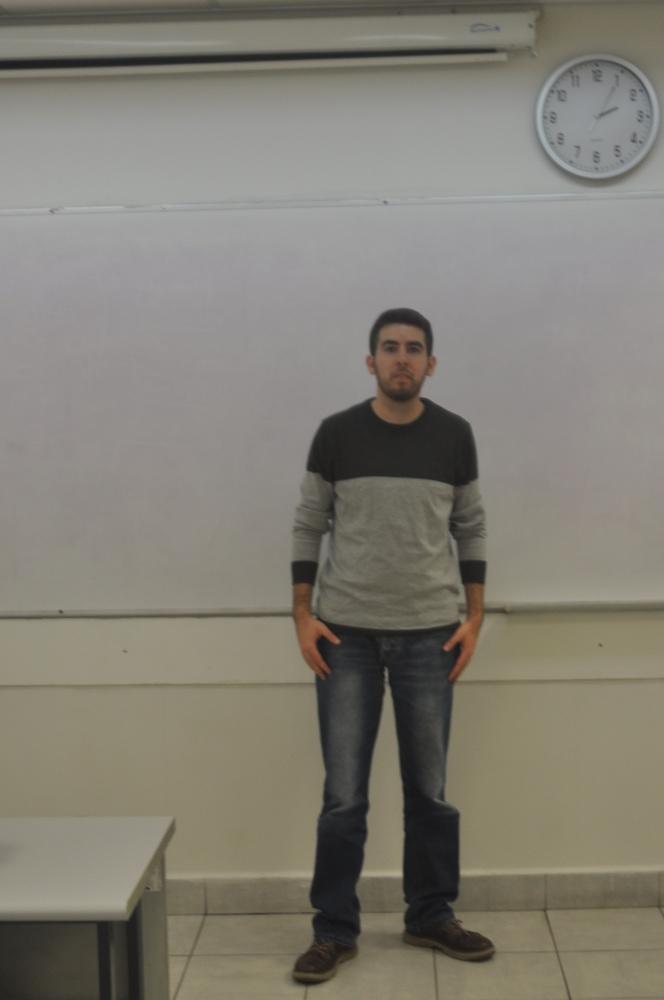
#> input picture images/DSC_0053.JPG, 664 x 1000 px, shrunk from 2848 x 4288 before the run
$ python detect_people.py images/DSC_0053.JPG
#> lines starting #> are read from the running program, lines starting #| are printed output that depends on the picture; after the words box and inside, x2 and y2 are one past the last pixel; in counts of white or black regions, pixels touching at a corner belong together
'''
example to detect upright people in images using HOG features
Usage:
peopledetect.py <image_names>
Press any key to continue, ESC to stop.
'''

# Python 2/3 compatibility
from __future__ import print_function

import numpy as np
import cv2 as cv


def inside(r, q):
    rx, ry, rw, rh = r
    qx, qy, qw, qh = q
    return rx > qx and ry > qy and rx + rw < qx + qw and ry + rh < qy + qh


def draw_detections(img, rects, thickness = 1):
    for x, y, w, h in rects:
        # the HOG detector returns slightly larger rectangles than the real objects.
        # so we slightly shrink the rectangles to get a nicer output.
        pad_w, pad_h = int(0.15*w), int(0.05*h)
        cv.rectangle(img, (x+pad_w, y+pad_h), (x+w-pad_w, y+h-pad_h), (0, 255, 0), thickness)


def main():
    import sys
    from glob import glob
    import itertools as it

    hog = cv.HOGDescriptor()
    hog.setSVMDetector( cv.HOGDescriptor_getDefaultPeopleDetector() )

    default = [cv.samples.findFile('basketball2.png')] if len(sys.argv[1:]) == 0 else []

    for fn in it.chain(*map(glob, default + sys.argv[1:])):
        print(fn, ' - ',)
        try:
            img = cv.imread(fn)
#> img is the input picture: shape (1000, 664, 3); mean B, G, R 116, 126.2, 129.8
            if img is None:
                print('Failed to load image file:', fn)
                continue
        except:
            print('loading error')
            continue

        found, _w = hog.detectMultiScale(img, winStride=(8,8), padding=(32,32), scale=1.05)
#> found = [[624, 38, 40, 153], [190, 229, 401, 771]]
        found_filtered = []
        for ri, r in enumerate(found):
            for qi, q in enumerate(found):
                if ri != qi and inside(r, q):
                    break
            else:
                found_filtered.append(r)
#> this loop made 2 passes
#> ri on passes 1 to 2: 0, 1
#> after the loop, found_filtered = [[624, 38, 40, 153], [190, 229, 401, 771]]
        draw_detections(img, found)
#> the loop in draw_detections, `for x, y, w, h in rects:` made 2 passes
#> (x, y, w, h, pad_w, pad_h) on passes 1 to 2: (624, 38, 40, 153, 6, 7), (190, 229, 401, 771, 60, 38)
#> after the loop in draw_detections, `for x, y, w, h in rects:`:
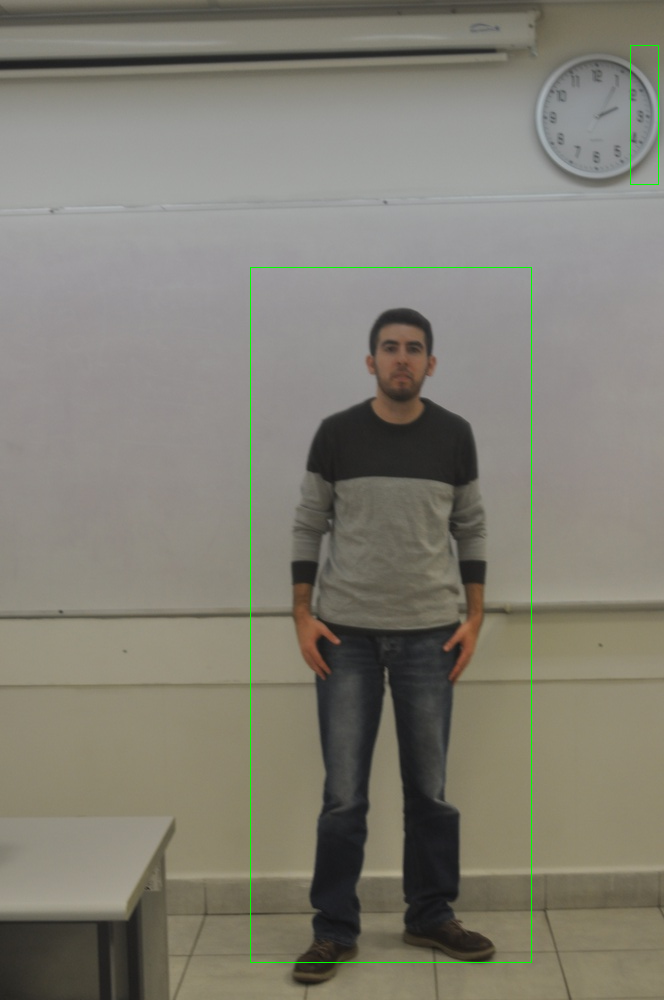
#> img: shape (1000, 664, 3); 0.34% of pixels changed, all inside (x1, y1, x2, y2) = (250, 45, 659, 963)
        draw_detections(img, found_filtered, 3)
#> call 2 of draw_detections, with thickness = 3
#> the loop in draw_detections (call 2), `for x, y, w, h in rects:` made 2 passes
#> after the loop in draw_detections (call 2), `for x, y, w, h in rects:`:
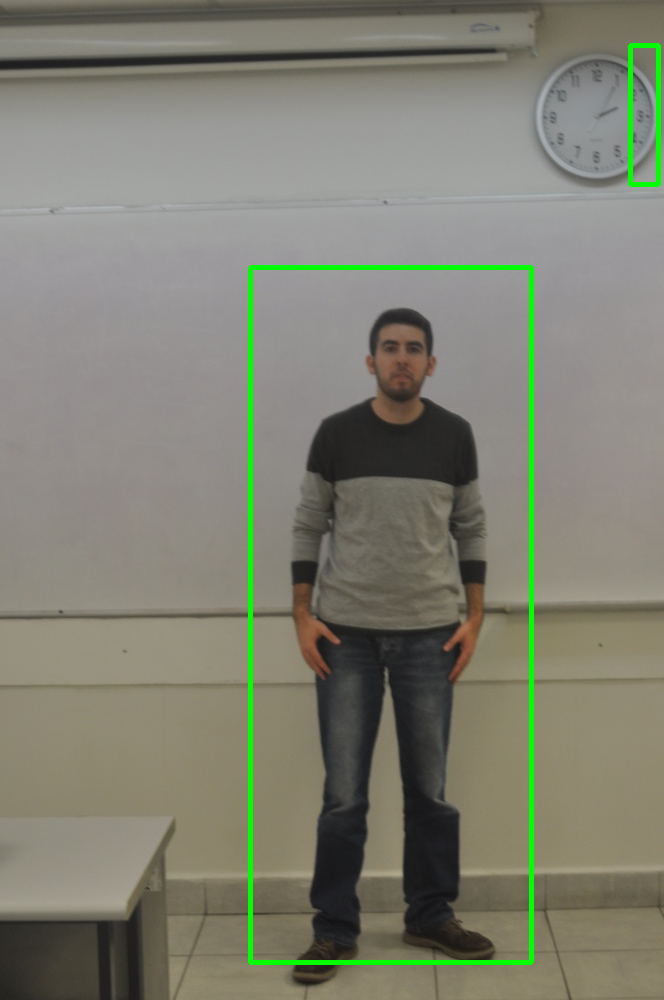
#> img: shape (1000, 664, 3); 1.37% of pixels changed, all inside (x1, y1, x2, y2) = (248, 43, 661, 965)
        print('%d (%d) found' % (len(found_filtered), len(found)))
#| 2 (2) found
        cv.imshow('img', img)
        ch = cv.waitKey()
#> (key Esc is pressed here)
        if ch == 27:
            break

    print('Done')


if __name__ == '__main__':
    print(__doc__)
    main()
    cv.destroyAllWindows()

$ run again, on images/DSC_0055.JPG
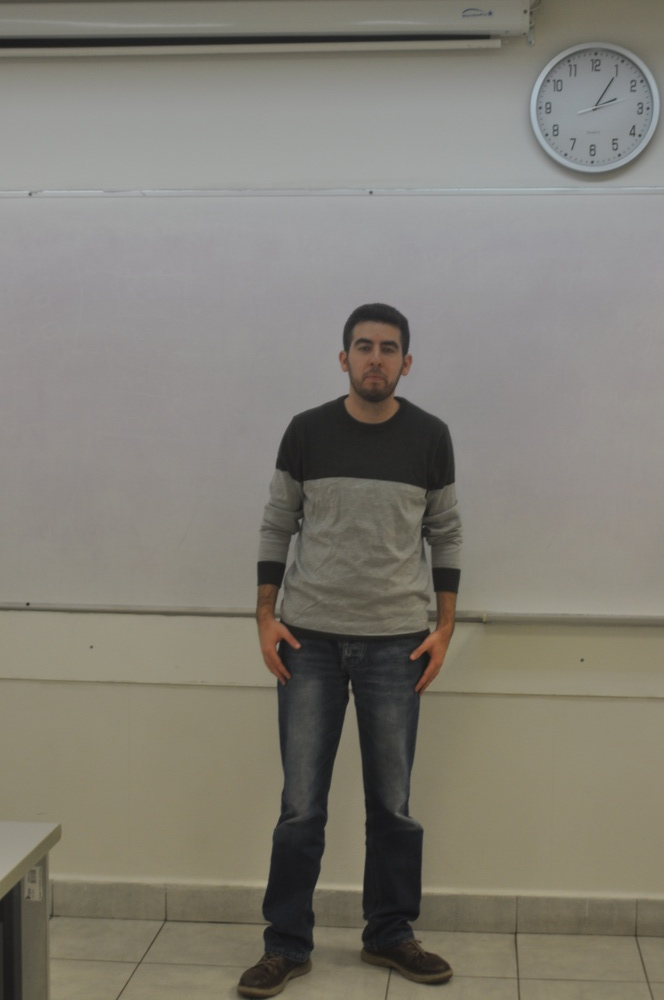
#> input picture images/DSC_0055.JPG, 664 x 1000 px, shrunk from 2848 x 4288 before the run
#> in main, img is the input picture: shape (1000, 664, 3); mean B, G, R 116.2, 125.8, 129.2
#> found = [[154, 222, 415, 778]]
#> the loop in main, `for ri, r in enumerate(found):` made 1 pass
#> (ri, r) on pass 1: (0, [154, 222, 415, 778])
#> the loop in draw_detections, `for x, y, w, h in rects:` made 1 pass
#> (x, y, w, h, pad_w, pad_h) on pass 1: (154, 222, 415, 778, 62, 38)
#> after the loop in draw_detections, `for x, y, w, h in rects:`:
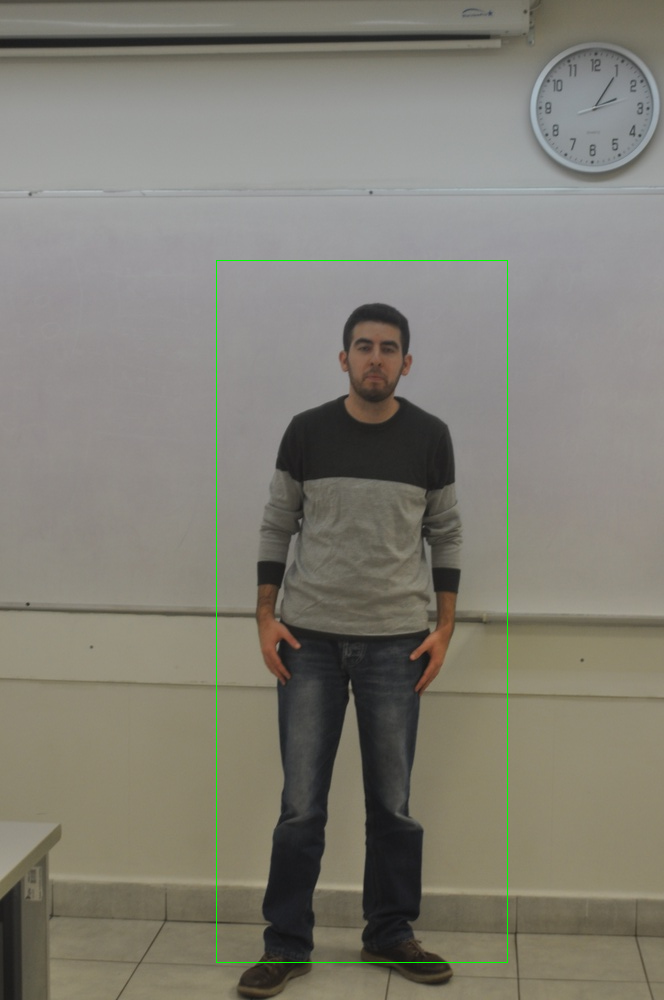
#> img: shape (1000, 664, 3); 0.3% of pixels changed, all inside (x1, y1, x2, y2) = (216, 260, 508, 963)
#> the loop in draw_detections (call 2), `for x, y, w, h in rects:` made 1 pass
#> after the loop in draw_detections (call 2), `for x, y, w, h in rects:`:
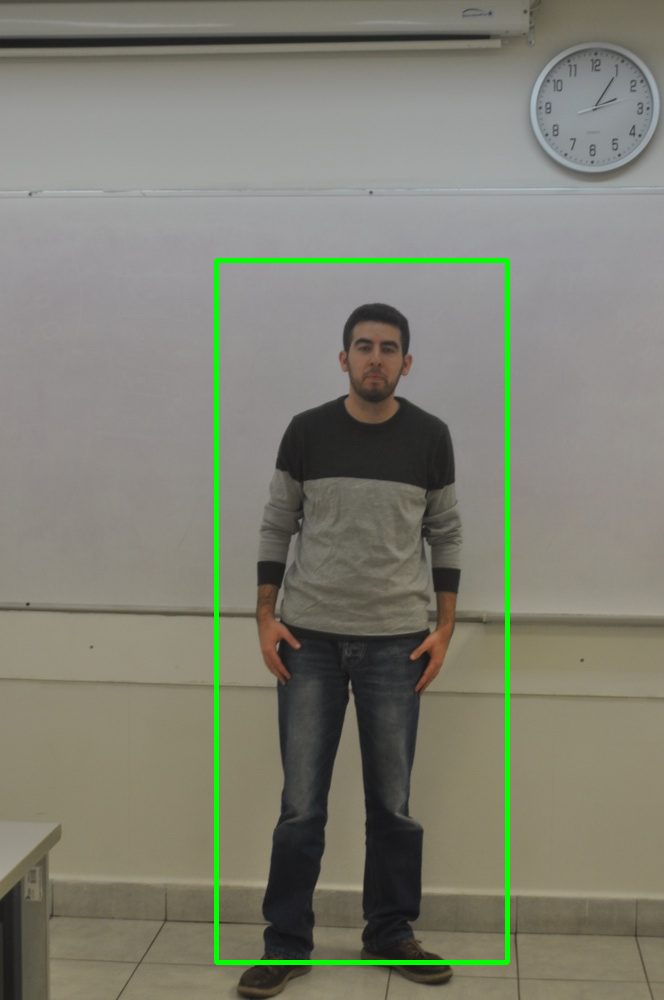
#> img: shape (1000, 664, 3); 1.19% of pixels changed, all inside (x1, y1, x2, y2) = (214, 258, 510, 965)
#| 1 (1) found

$ run again, on images/DSC_0056.JPG
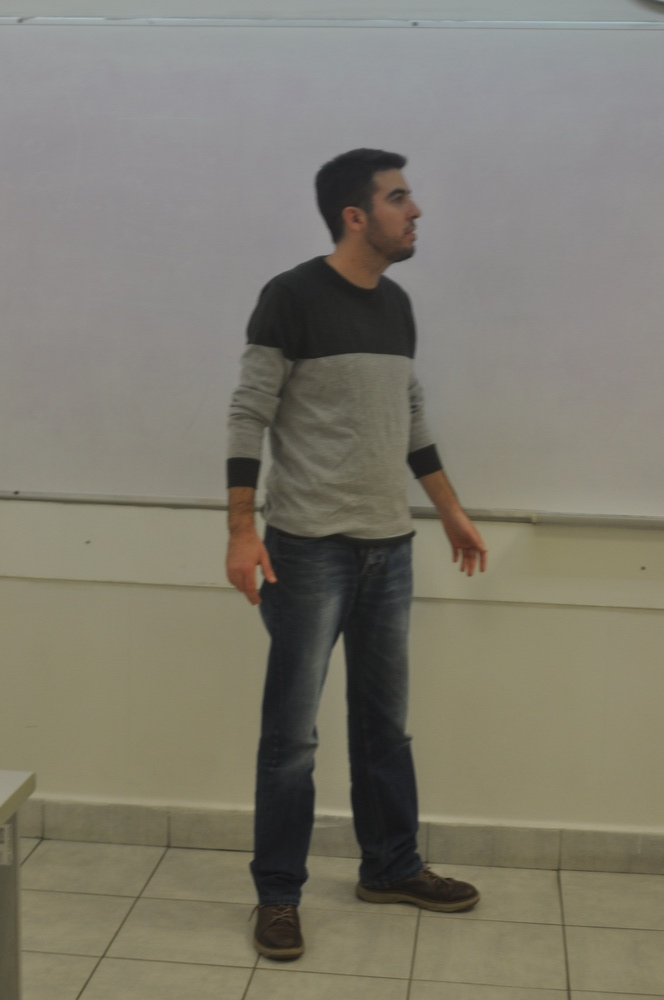
#> input picture images/DSC_0056.JPG, 664 x 1000 px, shrunk from 2848 x 4288 before the run
#> in main, img is the input picture: shape (1000, 664, 3); mean B, G, R 110.1, 122.7, 126.2
#> found = [[127, 154, 422, 844]]
#> the loop in main, `for ri, r in enumerate(found):` made 1 pass
#> (ri, r) on pass 1: (0, [127, 154, 422, 844])
#> the loop in draw_detections, `for x, y, w, h in rects:` made 1 pass
#> (x, y, w, h, pad_w, pad_h) on pass 1: (127, 154, 422, 844, 63, 42)
#> after the loop in draw_detections, `for x, y, w, h in rects:`:
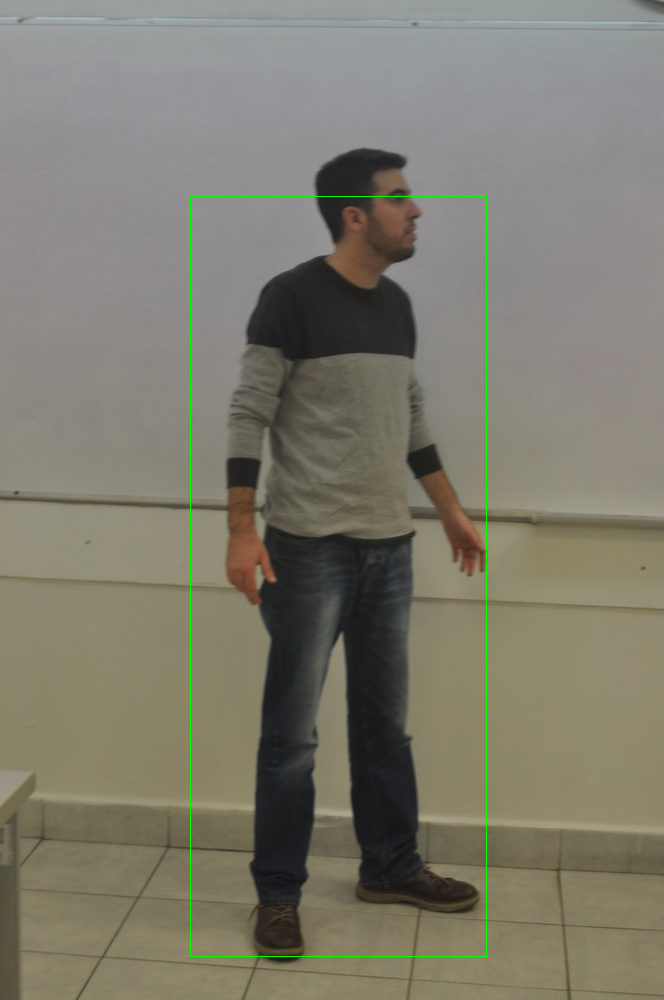
#> img: shape (1000, 664, 3); 0.32% of pixels changed, all inside (x1, y1, x2, y2) = (190, 196, 487, 957)
#> the loop in draw_detections (call 2), `for x, y, w, h in rects:` made 1 pass
#> after the loop in draw_detections (call 2), `for x, y, w, h in rects:`:
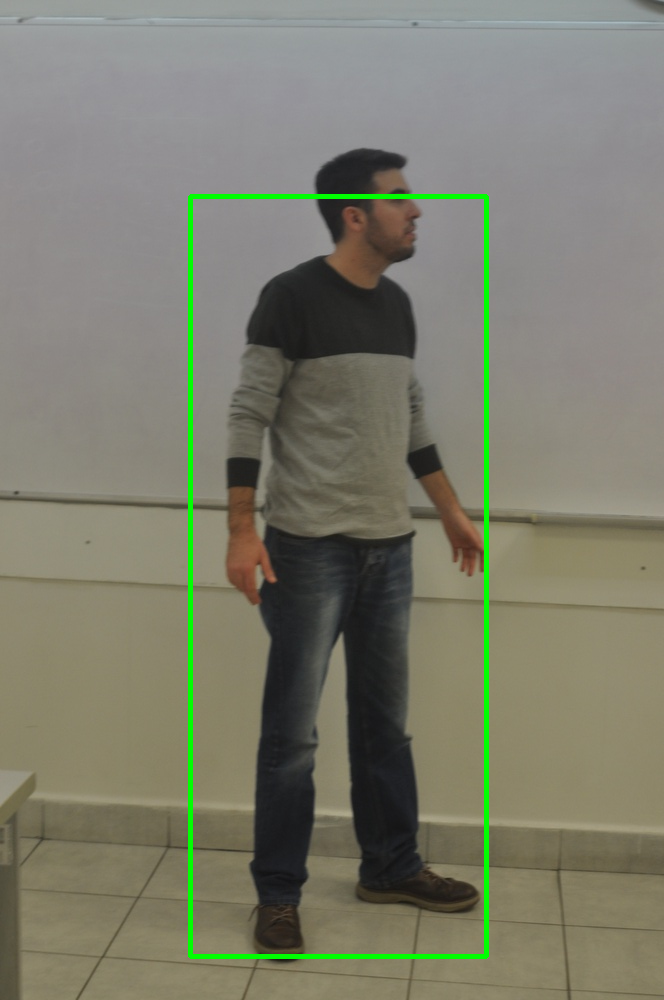
#> img: shape (1000, 664, 3); 1.27% of pixels changed, all inside (x1, y1, x2, y2) = (188, 194, 489, 959)
#| 1 (1) found

$ run again, on images/DSC_0057.JPG
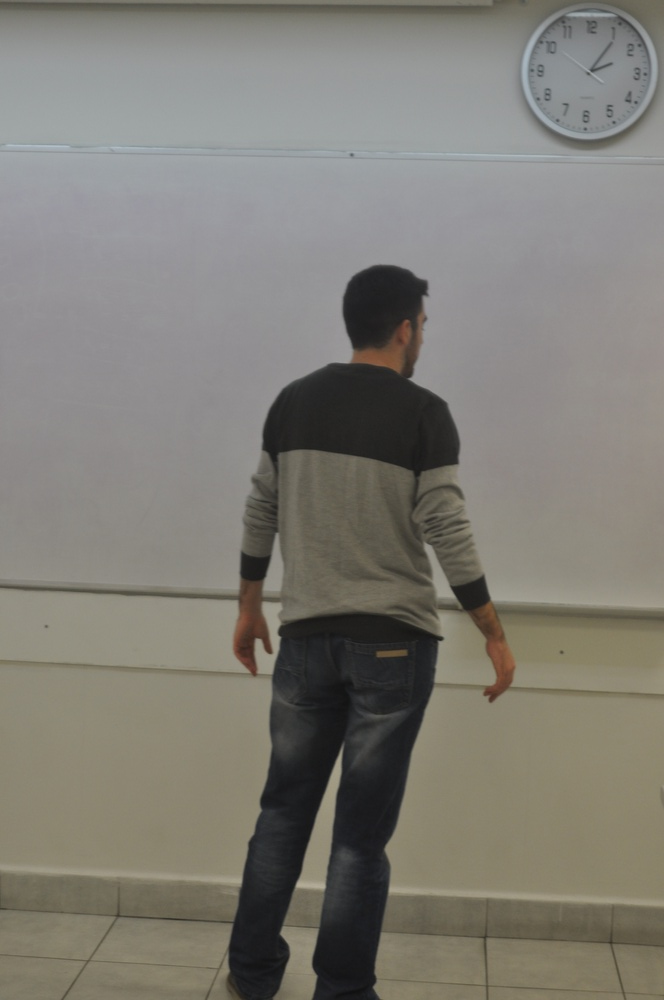
#> input picture images/DSC_0057.JPG, 664 x 1000 px, shrunk from 2848 x 4288 before the run
#> in main, img is the input picture: shape (1000, 664, 3); mean B, G, R 116.9, 124.4, 127
#> found = [[197, 458, 123, 246], [134, 170, 457, 830]]
#> the loop in main, `for ri, r in enumerate(found):` made 2 passes
#> ri on passes 1 to 2: 0, 1
#> after the loop in main, `for ri, r in enumerate(found):`: found_filtered = [[134, 170, 457, 830]]
#> the loop in draw_detections, `for x, y, w, h in rects:` made 2 passes
#> (x, y, w, h, pad_w, pad_h) on passes 1 to 2: (197, 458, 123, 246, 18, 12), (134, 170, 457, 830, 68, 41)
#> after the loop in draw_detections, `for x, y, w, h in rects:`:
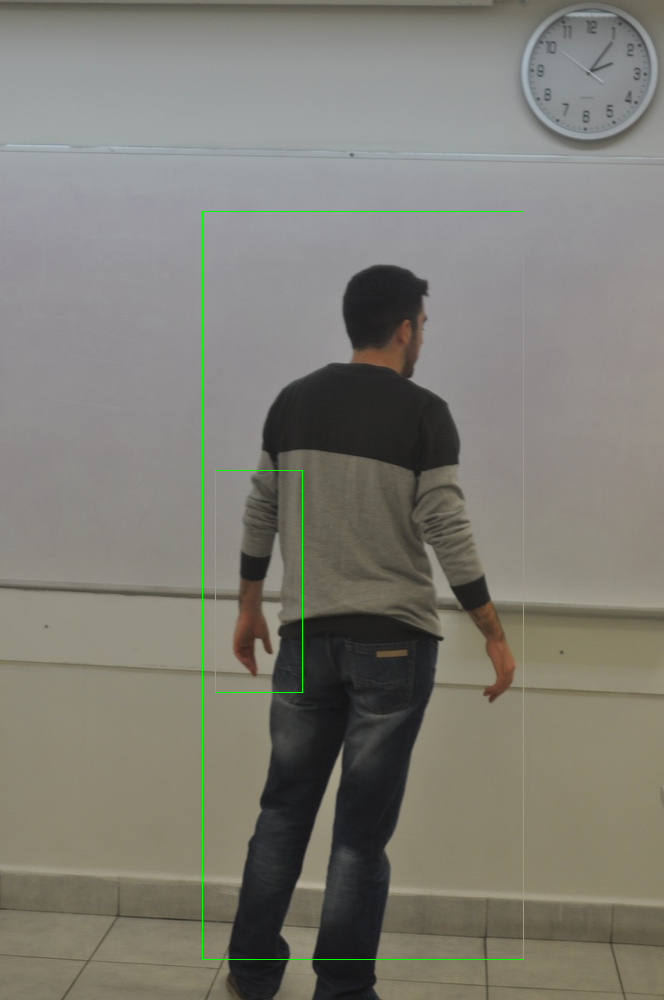
#> img: shape (1000, 664, 3); 0.42% of pixels changed, all inside (x1, y1, x2, y2) = (202, 211, 524, 960)
#> the loop in draw_detections (call 2), `for x, y, w, h in rects:` made 1 pass
#> after the loop in draw_detections (call 2), `for x, y, w, h in rects:`:
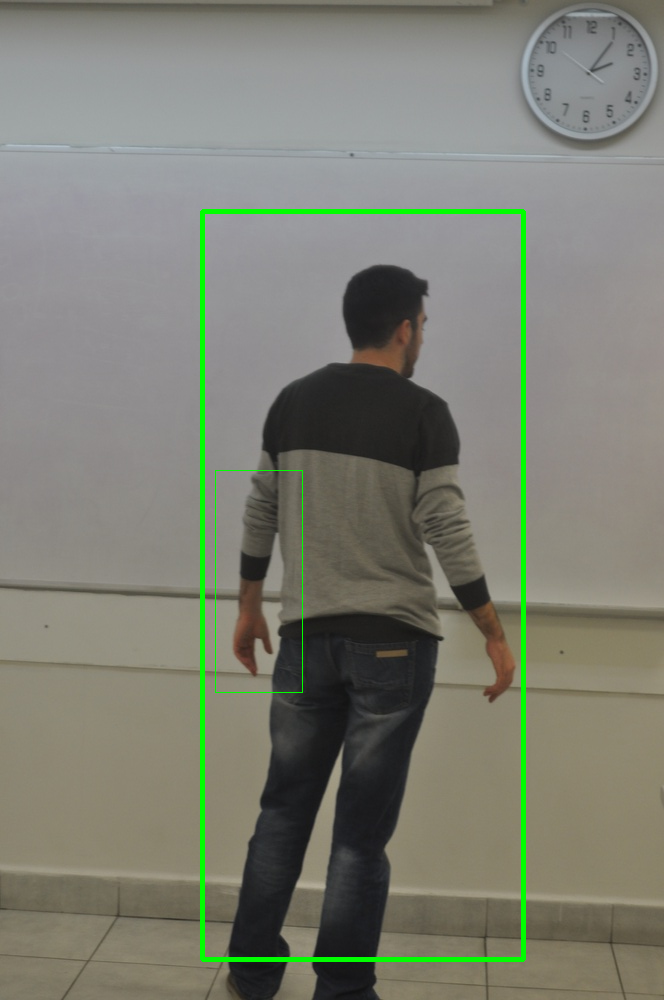
#> img: shape (1000, 664, 3); 1.29% of pixels changed, all inside (x1, y1, x2, y2) = (200, 209, 526, 962)
#| 1 (2) found
